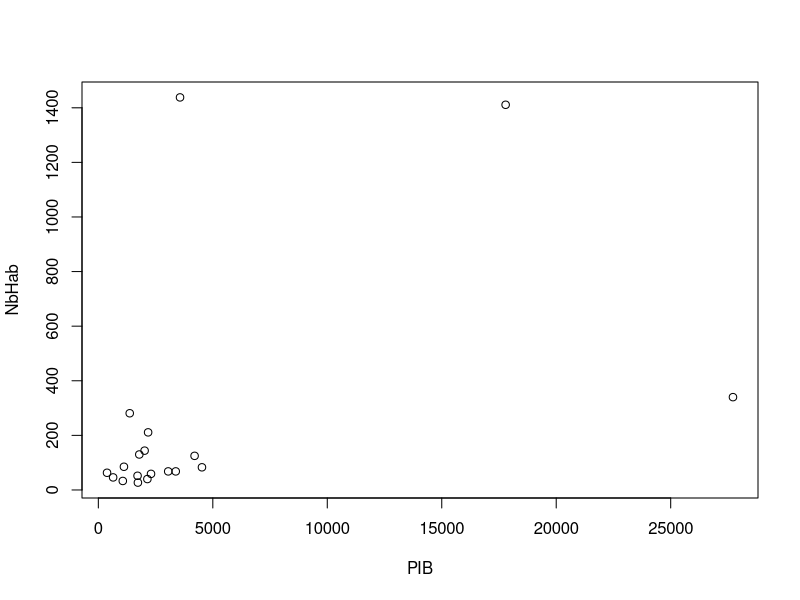
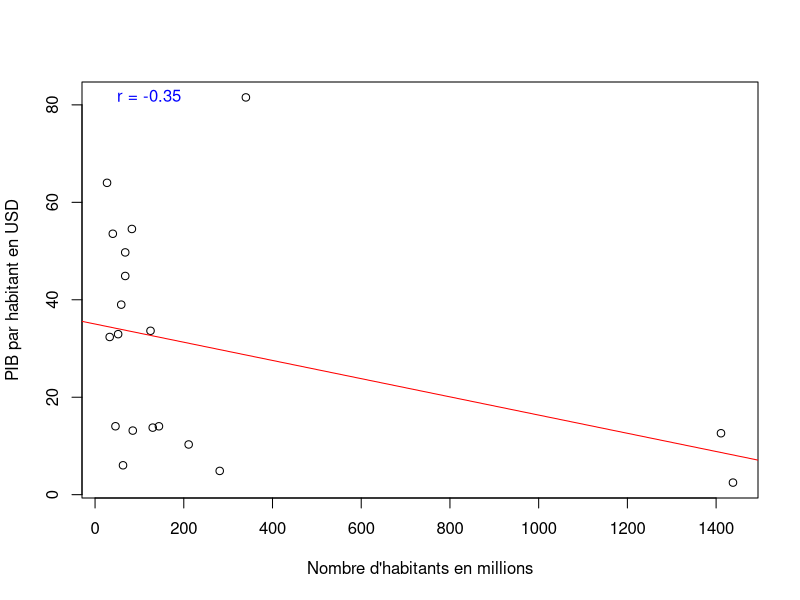

The R script that drew these images, in order:
rm(list = ls())
#-------------------------------------------------------------------------------
# var <- c(1.1, 4.5, 3.23)
# print(var)
# names(var) <- c("largeur", "longueur", "hauteur")
# print(var["longueur"])
# 
# vect1 <- c(1, 2, 34, 5, 6, NA)
# 
# note <- 10
# if (note >= 10.0) {
#   resultat <- "reçu"
# } else {
#   resultat <- "ajourné"
# }
# print(resultat)
# 
# compteur <- c(1:11)
# somme = 0
# for (k in compteur)
# {
#   somme = somme + k
# }
# print(somme)

Especes <- c("Campagnol", "Souris", "Ecureil roux", "Loutre", "Moufette rayée", "Cheval", "Hippopotame", "Phacochère", "Elephant")
Masse <- c(0.025, 0.02, 0.189, 7.2, 2.25, 270, 2390, 87, 4000)
Gestation <- c(20, 25, 35, 60, 42, 336, 230, 175, 630)
Portee <- c(5, 5, 4, 2, 6, 1, 1, 4.8, 1)
Age <- c(0.11, 0.15, 1, 3, 1, 4, 10, 2, 15)
#Ordre <- c("Rongeurs", "Rongeurs", "Rongeurs", "Carnivores", "Carnivores", "Perissodactyles", "Artiodactyles", "Artiodactyles", "Proboscidiens")
#Ordre <- c(rep("Rongeurs", 3), rep("Carnivores", 2), "Perissodactyles", rep("Artiodactyles", 2), "Proboscidiens")
x <- c("Rongeurs", "Carnivores", "Perissodactyles", "Artiodactyles", "Proboscidiens")
times <- c(3, 2, 1, 2, 1)
Ordre <- rep(x, times)

Table <- array(data = c(Ordre, Masse, Gestation, Portee, Age), dim = c(9, 5))
rownames(Table) <- Especes
colnames(Table) <- c("Ordre", "Masse", "Gestation", "Portee", "Age")
Table

#-------------------------------------------------------------------------------

pays <- c("Afrique du Sud", "Allemagne", "Arabie Saoudite", "Argentine", "Australie", "Brésil", "Canada", "Chine", "Corée du Sud", "Etats-Unis", "France", "Inde", "Indonésie", "Italie", "Japon", "Mexique", "Royaume-Uni", "Russie", "Turquie")
pib <-c(380, 4526, 1068, 646, 1728, 2174, 2142, 17790, 1713, 27720, 3052, 3568, 1371, 2301, 4204, 1789, 3381, 2021, 1118)
nbhab <- c(63, 83, 33, 46, 27, 211, 40, 1411, 52, 340, 68, 1438, 281, 59, 125, 130, 68, 144, 85)
Table <- array(data = c(pib, nbhab), dim = c(19, 2))
rownames(Table) <- pays
colnames(Table) <- c("Pib", "Nb Habitants")
pibhab <- pib/nbhab
Table = cbind(Table, pibhab)
colnames(Table) <- c("PIB", "NbHab", "PibHab")
pibhab
Ord_Table = Table[order(Table[, "PibHab"]),]
Ord_Table
plot(Ord_Table)

#-------------------------------------------------------------------------------

pays <- c("Afrique du Sud", "Allemagne", "Arabie Saoudite", "Argentine", "Australie", "Brésil", "Canada", "Chine", "Corée du Sud", "Etats-Unis", "France", "Inde", "Indonésie", "Italie", "Japon", "Mexique", "Royaume-Uni", "Russie", "Turquie")
pib <-c(380, 4526, 1068, 646, 1728, 2174, 2142, 17790, 1713, 27720, 3052, 3568, 1371, 2301, 4204, 1789, 3381, 2021, 1118)
nbhab <- c(63, 83, 33, 46, 27, 211, 40, 1411, 52, 340, 68, 1438, 281, 59, 125, 130, 68, 144, 85)

# Construction du tableau et renomane des lignes et des colonnes
tab <- array(data = c(pib, nbhab), dim = c(19, 2))
colnames(tab) <- c("PIB", "Habitants")
rownames(tab) <- c(pays)

# Calcul du PIB par habitant
pibperhab <- tab[,1] / tab[,2]

# Ajout d'une nouvvele colonne contenant le PIB par habitant
tab <- cbind(tab, pibperhab)
colnames(tab)[3] <- "PIB par habitant"

# Tri du tableau selon l'ordre croissant du PIB/habitant
# Donné à titre d'exemple, mais non nécessaire pour le fonctionnement du programme
tab_order <- tab[order(tab[,"PIB par habitant"]),]

# Tracé du graphe : PIB par habitant= f(Nombre d'habitants)
plot(x = tab[,"Habitants"], y = tab[,"PIB par habitant"], xlab = "Nombre d'habitants en millions", ylab = "PIB par habitant en USD")

# Calcul et affichage du modèle de regression linéaire utilisé
modele <- lm(tab[,"PIB par habitant"] ~ tab[,"Habitants"])
abline(modele, col="red")

# Calcul et affichage du Coefficient de corrélation
correlation <- cor(tab[,"Habitants"], tab[,"PIB par habitant"])
text(x = min(tab[,"Habitants"]), y = max(tab[,"PIB par habitant"]), labels = paste("r =", round(correlation, 2)), pos = 4, col = "blue")
